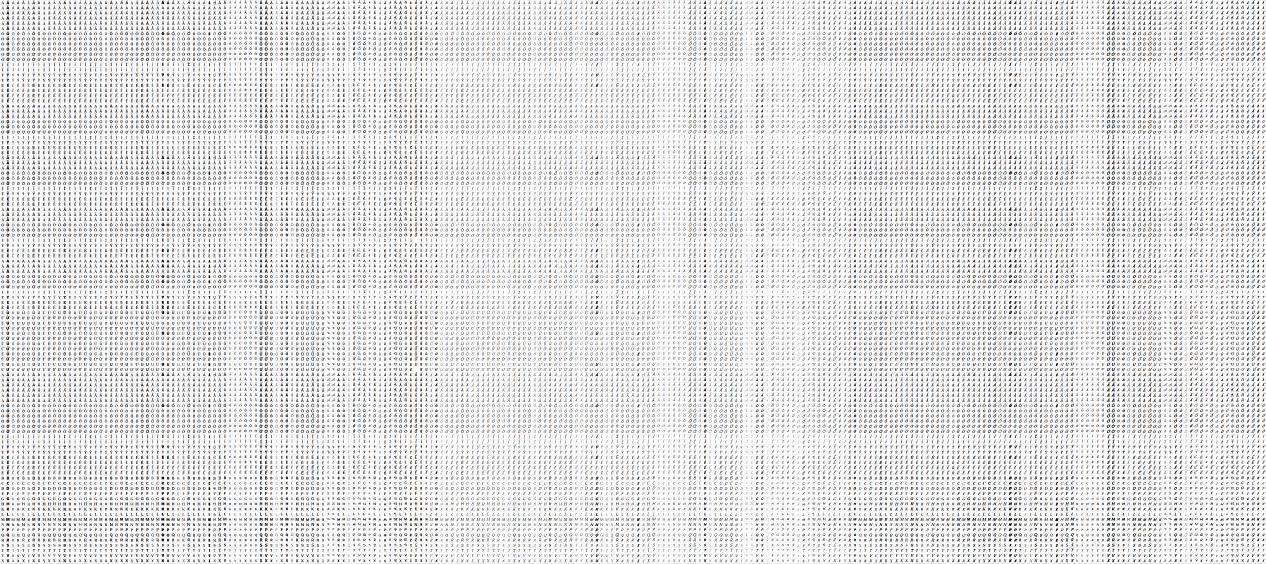
#> input picture data/ImageFile2.png, 7596 x 3380 px (shown at 1/6 size)
$ python test.py --image data/ImageFile2.png --clusters 3
#> lines starting #> are read from the running program, lines starting #| are printed output that depends on the picture
#> further down, image is the input picture: shape (3380, 7596, 3); mean B, G, R 227.3, 227.3, 227.3
### color_quantization.py
from sklearn.cluster import MiniBatchKMeans
import cv2
import numpy as np

def showImg(quant):
	cv2.imshow("xxx", quant)
	cv2.waitKey()

def quantize(n_clusters, image):
	"""
		Input: initial image
		Output: image with # (= # of clusters) colors
	"""
#> called with n_clusters = 3
	(h, w) = image.shape[:2]
#> h = 3380; w = 7596

	image = cv2.cvtColor(image, cv2.COLOR_BGR2LAB)
#> image: shape (3380, 7596, 3); mean of channels 0, 1, 2 228.6, 128.8, 128.1

	image = image.reshape((image.shape[0] * image.shape[1], 3))

	clt = MiniBatchKMeans(n_clusters)
	labels = clt.fit_predict(image)
	quant = clt.cluster_centers_.astype("uint8")[labels]

	quant = quant.reshape((h, w, 3))
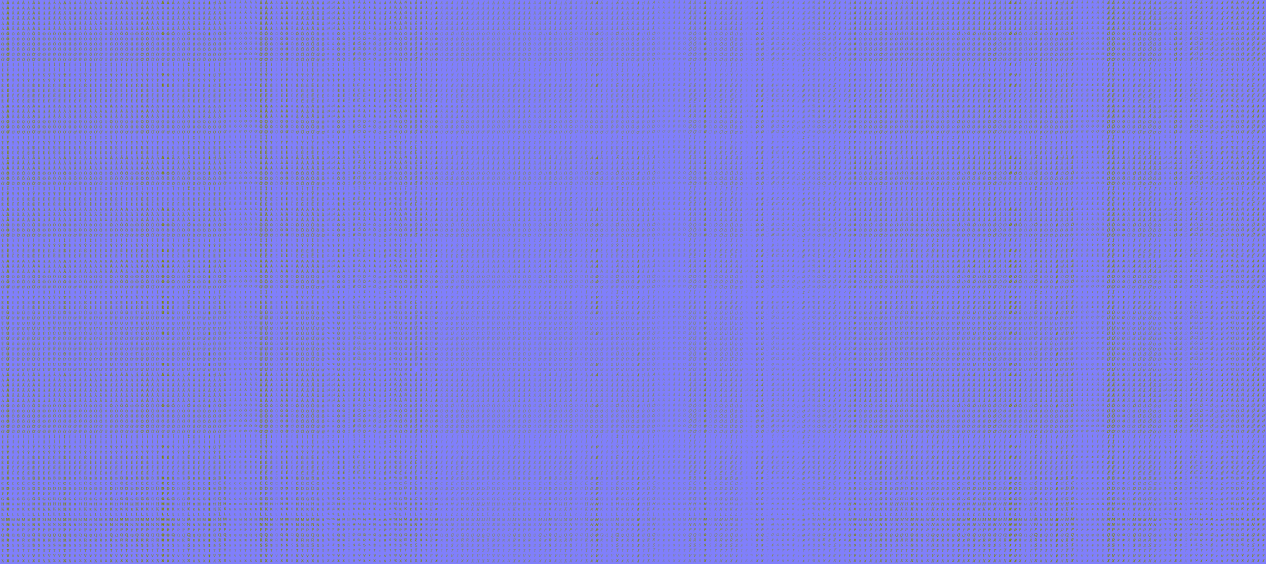
#> quant: shape (3380, 7596, 3) (shown at 1/6 size); mean of channels 0, 1, 2 228.3, 128.1, 127.5; drawn as B, G, R
	image = image.reshape((h, w, 3))

	quant = cv2.cvtColor(quant, cv2.COLOR_LAB2BGR)
	image = cv2.cvtColor(image, cv2.COLOR_LAB2BGR)


	return quant

# [37 lines left out: function textLayers, not called in this run]

### test.py
import numpy as np
import argparse
import cv2
import math
import color_quantization as CQ

ap = argparse.ArgumentParser()
ap.add_argument("-i", "--image", required = True, help = "Path to the image")
ap.add_argument("-c", "--clusters", required = True, type = int,
	help = "# of clusters")
# ap.add_argument("-k", "--kernel", required = True, type = int,
# 	help = "size of kernel")
args = vars(ap.parse_args())


BG_COLOR = 255
FG_COLOR = 0
EXPAND_CAND = 1
iterationCnt = 0
expandable_CC = 0

class CC:
	# [9 lines left out: function __init__, not called in this run]

	def bound_size(self):
		return max(self.rightmost - self.leftmost + 1, self.downmost - self.upmost + 1)

	def centroid(self):
		return int((self.leftmost + self.rightmost)/2), int((self.upmost + self.downmost)/2)

	# [9 lines left out: function add, not called in this run]

	def resize(self):
		self.beforeExpandSize = self.bound_size()

CCs = []
expandable_CCs = []
finalWords = []

moves = [(1, 0), (-1, 0), (0, 1), (0, -1), (1, 1), (-1, -1), (1, -1), (-1, 1)]

def stringCurvatureTest(img, i, j, max_curvature_ratio):
	return True

# [93 lines left out: functions passTest, testConditions, countExpandableCC, DFS, not called in this run]

def text_strings(img, max_size_ratio = 2.0, max_curvature_ratio = 0.3, max_distance_ratio = 0.18):
	"""
		Input: binary image
	 	Output: images of strings
	"""
	global BG_COLOR
	global FG_COLOR

	# cv2.imshow("xxx", img)
	# cv2.waitKey()

	# return
	test_img = img.copy()
	test_img = test_img.astype('int64')
	visited = []

	for i in range(test_img.shape[0]):
		for j in range(test_img.shape[1]):
			if test_img[i][j] != FG_COLOR:
				test_img[i][j] = BG_COLOR

	isBG = np.equal(test_img, [[BG_COLOR]*img.shape[1]] * img.shape[0])

	for i in range(test_img.shape[0]):
		for j in range(test_img.shape[1]):
			if not isBG[i][j]:
				new_CC = CC()
				DFS(test_img, isBG, i, j, new_CC, len(CCs)+1)
				new_CC.expandable = True
				new_CC.resize()
				CCs.append(new_CC)

	global iterationCnt
	global expandable_CC

	iterationCnt = 0
	expandable_CC = 0

	while True:
		iterationCnt += 1
		print(iterationCnt)
		testConditions(test_img, max_size_ratio, max_curvature_ratio)
		countExpandableCC(test_img, max_distance_ratio)
		if expandable_CC == 0:
			break

	print("Done")
	CCs.clear()
	isBG = np.equal(test_img, [[BG_COLOR]*img.shape[1]] * img.shape[0])
	for i in range(img.shape[0]):
		for j in range(img.shape[1]):
			if not isBG[i][j]:
				new_CC = CC()
				DFS(test_img, isBG, i, j, new_CC, len(CCs)+1)
				new_CC.resize()
				CCs.append(new_CC)

	print(len(CCs))

	# [13 lines of commented-out code are left out]


	word = "word"
	i = 0
	for cc in CCs:
		# cv2.imwrite("word" + str(i) + ".png", img[cc.leftmost:cc.rightmost+1, cc.upmost:cc.downmost+1])
		# i += 1
		cv2.imshow("Char", img[cc.leftmost:cc.rightmost+1, cc.upmost:cc.downmost+1])
		cv2.waitKey()


image = cv2.imread(args["image"])
quant = CQ.quantize(args["clusters"], image)

gray_img = cv2.cvtColor(image, cv2.COLOR_BGR2GRAY)

blur = cv2.GaussianBlur(gray_img,(5,5),0)
bw_img = cv2.adaptiveThreshold(blur,255,cv2.ADAPTIVE_THRESH_MEAN_C, cv2.THRESH_BINARY,3,3)
#> bw_img: shape (3380, 7596); 82.9% white; black in thin lines or dots


# [7 lines of commented-out code are left out]
text_strings(bw_img)
#> in text_strings, `test_img = test_img.astype('int64')`: test_img: shape (3380, 7596) int64; 82.9% white; black in thin lines or dots
#> (the run stopped early here; a loop or call above may not have finished)
